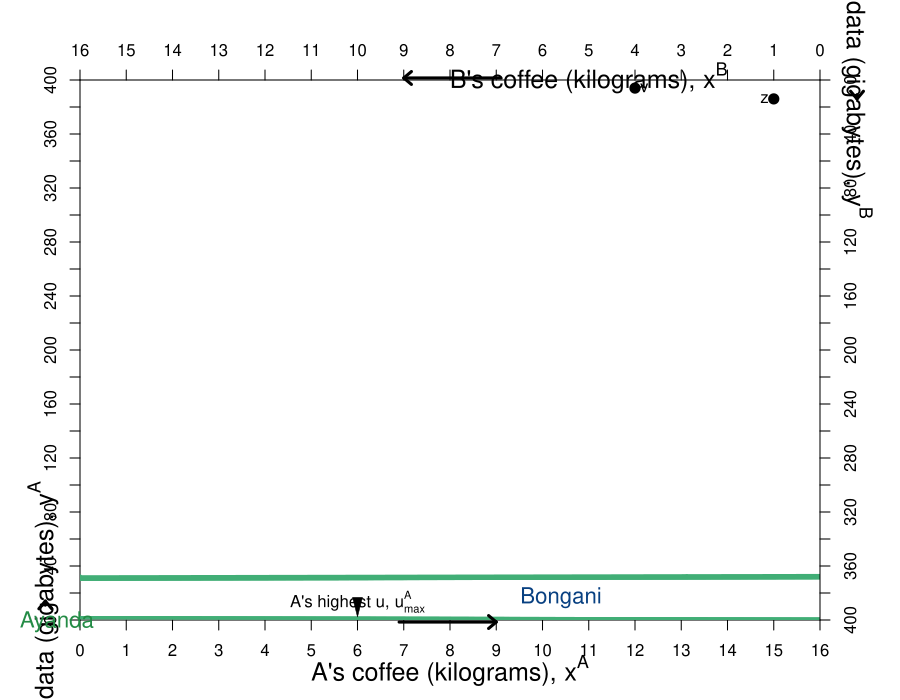

Write R code to recreate this figure.
require(shape)
pdf(file = "property/property_employer_worker.pdf", width = 9, height = 7)

#Set parameters for graphics
axislabelsize <- 1.5
graphlinewidth <- 3
namesize <- 1.3

COL <- c("#7fc97f", "#beaed4", "#fdc086", "#ffff99", "#386cb0", "#f0027f", "#bf5b17", "#666666")
COLA <- c("#99d8c9","#66c2a4","#41ae76", "#238b45", "#005824")
COLB <- c("#4eb3d3", "#2b8cbe", "#0868ac","#084081")

par(mar =  c(4, 4, 4, 4))

uA <- function(yA, hA) {
  yA - (1/2)*(16 - hA)^2
}

uB <- function(yA, hA){
(400 - yA) + log(16 - hA)  
}

#u^A &=& y^A + \ln(h^A) = y^A + ln(16 - h^B)
#u^B &=& y^B - \frac{1}{2}(h^B)^2



xlims <- c(0, 16)
ylims <- c(0, 400)

npts <- 501 
x <- seq(xlims[1], xlims[2], length.out = npts)
y <- seq(ylims[1], ylims[2], length.out = npts) 



#For B we need a utility where xA = 5.88, ya = 8.82 => corresponds to 1.618 above

plot(0, 0, xlim = xlims, ylim = ylims, type = "n",
     xlab = expression(paste("")),
     ylab = expression(paste("")), 
     xaxt = "n", 
     yaxt = "n", 
     cex.lab = axislabelsize, 
     bty = "n",
     xaxs="i", 
     yaxs="i")

ticksy <- seq(from = 0, to = ylims[2], by = 20)
ylabels <- seq(from = 0, to = ylims[2], by = 20)
ticksx <- seq(from = 0, to = xlims[2], by = 1)
xlabels <- seq(from = 0, to = xlims[2], by = 1)

axis(1, at = ticksx, pos = 0, labels = xlabels)
axis(2, at = ticksy, pos = 0, labels = ylabels, las = 0)

#a <- c(uA(9,1) - 1, uA(9,1), uA(9,1) + 2, uA(9,1), uA(9,1) + 3, uA(9,1) + 4, uA(9,1) + 5, uA(9,1) + 6, uA(9,1) + 6.6,  uA(9,1) + 7)
a <- c(uA(yA = 0, hA = 0), uA(9,1) + 1.5, uA(9,1) + 2.5,  uA(9,1) + 2.9)

contour(x, y, 
        outer(x, y, uA),
        drawlabels = FALSE,
        col = COLA[3],
        lwd = graphlinewidth,
        levels = a, 
        xaxs="i", 
        yaxs="i", 
        add = TRUE) 

mtext(expression(paste("A's coffee (kilograms), ", x^A)), side=1, line = 2.5, cex = axislabelsize)
text(-0.8, 7, expression(paste("A's data (gigabytes), ", y^A)), xpd = TRUE, cex = axislabelsize, srt = 90) 

#Add arrows:
arrows(-0.75, 11, -0.75, 14, xpd = TRUE, length=0.1,angle=40,lwd=3)
arrows(6.9, -1.5, 9, -1.5, xpd = TRUE, length=0.1,angle=40,lwd=3)

# segments(0, 0, 6, 9, lty = 1, col = COL[2] , lwd = graphlinewidth)
# text(3.8, 4.3, expression("Pareto-efficient"))
# text(3.8, 3.8, expression("Curve"))
# Arrows(3.8, 4.5, 3.8, 5.2, col = "black", lty = 1, lwd = 2, arr.type = "triangle", arr.lwd = 0.5)

#Label the iso-welfare functions for the HG, Aisha
# text(9.75, 9, expression(u[1]^A))
# text(9.3, 9, expression(u[2]^A))
# text(8.2, 9, expression(u[3]^A))
# text(6.8, 9, expression(u[4]^A))

#Label the indifference curves for the HE, Betty
# text(1.3, 13, expression(u[1]^B))
# text(1.3, 11.8, expression(u[2]^B))
# text(1.3, 10.7, expression(u[3]^B))
# text(1.3, 8.4, expression(u[4]^B))
# text(1.3, 1.1, expression(u[5]^B))

#A's bliss point - 3.1073 is the value of u
# points(5.88, 8.82, pch = 16, col = "black", cex = 1.5)
text(6, 13.5, expression(paste("A's highest u, ", u[max]^A)))
Arrows(6, 13.2, 6, 9.5, col = "black", lty = 1, lwd = 2, arr.type = "triangle", arr.lwd = 0.5)

#Label point i. 
# points(5, 7.5, pch = 16, col = "black", cex = 1.5)
# text(5, 7.1, expression(paste(i)))
# 

text(-0.5, -1.4, expression("Ayanda"), xpd = TRUE, cex = namesize, col = COLA[4])
text(10.4, 16.4, expression("Bongani"), xpd = TRUE, cex = namesize, col = COLB[4])

par(new = TRUE)

#Use the same x and ylims as previously, but with locations switched
xlims2 <- c(16, 0)
ylims2 <- c(400, 0)

#Leave the ylab and xlab blank to ensure no axes titles
plot(0, 0, xlim = xlims2, ylim = ylims2, type = "n",
     xlab = expression(paste("")),
     ylab = expression(paste("")),
     xaxt = "n", 
     yaxt = "n", 
     cex.lab = 1.3, 
     bty = "n",
     xaxs="i", 
     yaxs="i")

uB <- function(yB, hB){
  yB + log(16 - hB)  
}


b <- c(uB(yB = 400, hB = 0.1) - 50, uB(yB = 400, hB = 0.1), uB(yB = 400, hB = 0.1) + 50)

contour(x, y,
        outer(x, y, uB),
        drawlabels = FALSE,
        col = COLB[2],
        lwd = graphlinewidth,
        levels = b,
        add = TRUE
)


# #Label two points for comparison
points(1, 14, pch = 16, col = "black", cex = 1.5)
text(1.2, 13.8, expression(paste(z)))

# #Label two points for comparison
points(0.4*10, 0.4*15, pch = 16, col = "black", cex = 1.5)
text(0.4*10-0.2, 0.4*15-0.2,expression(paste(v)))



# points(8.8, (3/2)*8.8, pch = 16, col = "black", cex = 1.5)
# text(8.8, (3/2)*8.8 - 0.5, expression(paste(j)))
# 
# points(0.4, (3/2)*0.4, pch = 16, col = "black", cex = 1.5)
# text(0.4 + 0.2, (3/2)*0.4 + 0.2, expression(paste(k)))

#Set up axes at sides 3 and 4 (top and right)
axis(side = 3, at = ticksx, pos = 0, labels = xlabels)
axis(side = 4, at = ticksy, pos = 0, labels = ylabels, las = 0)
text(5, -1.5, expression(paste("B's coffee (kilograms), ", x^B)), xpd = TRUE, cex = axislabelsize)
text(-0.8, 7, expression(paste("B's data (gigabytes), ", y^B)), xpd = TRUE, cex = axislabelsize, srt = 270) 

#Add arrows:
arrows(-0.8, 11, -0.8, 14, xpd = TRUE, length=0.1,angle=40,lwd=3)
arrows(6.9, -1.5, 9, -1.5, xpd = TRUE, length=0.1,angle=40,lwd=3)


dev.off()
